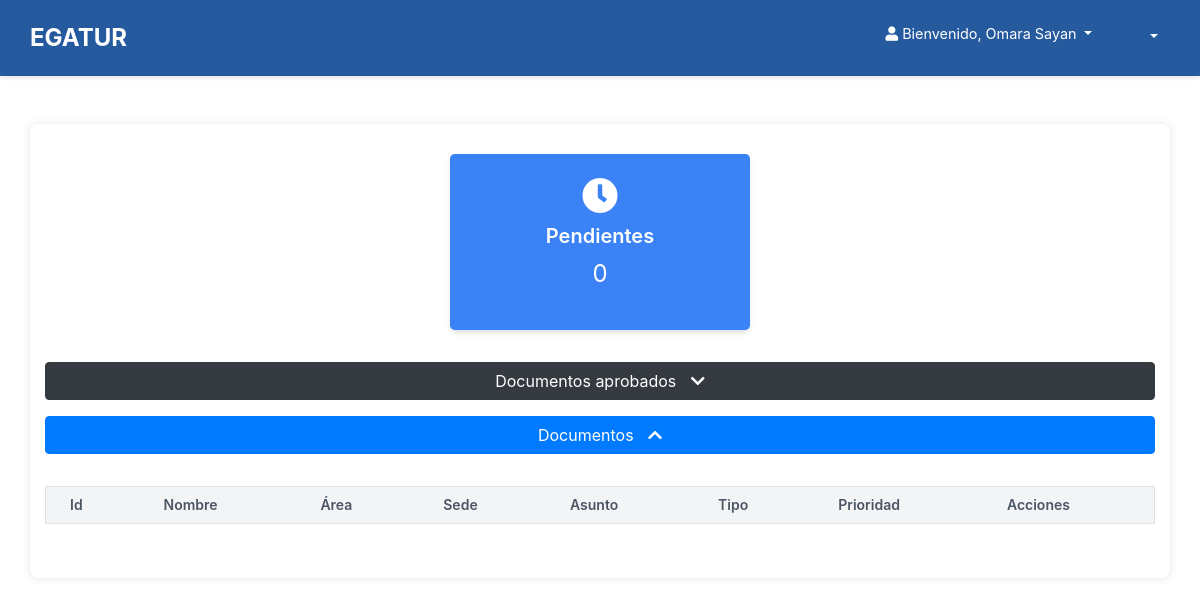
Page /gerente_home/ (signed in) on the earlier database version.
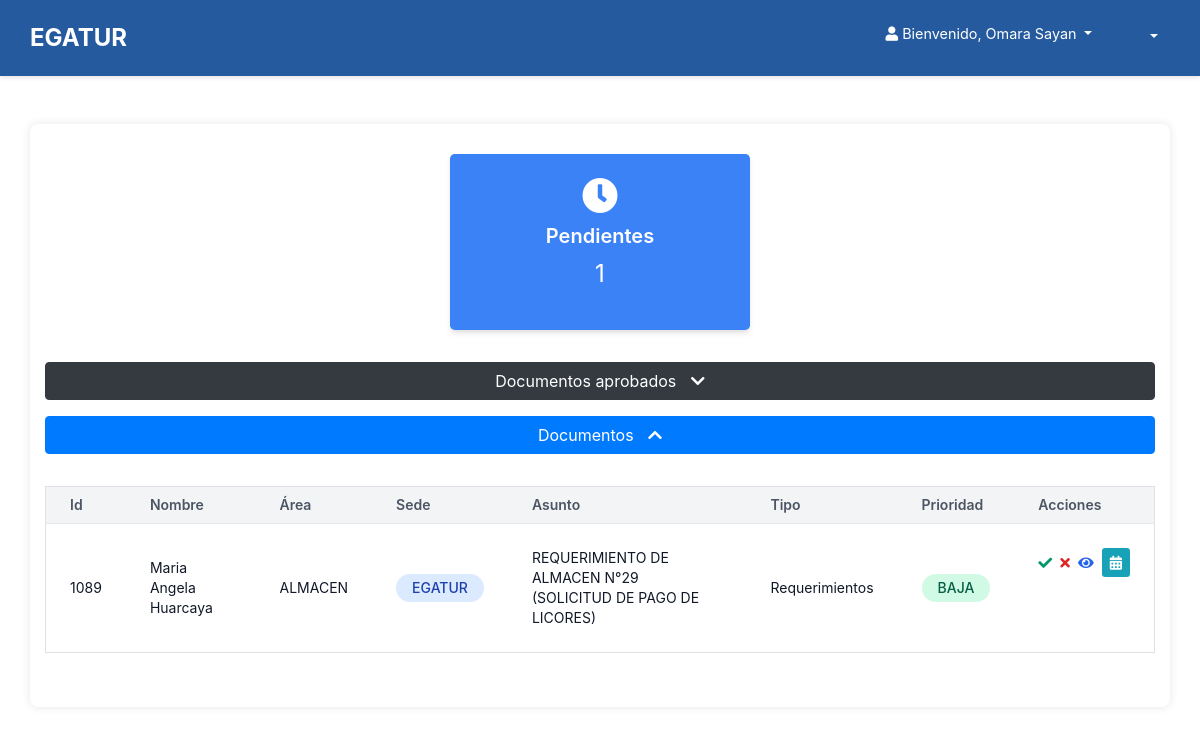
Same page on the later database version.
### myapp/models.py (models this page shows, shortened)
class Documento(models.Model):
    TIPOS_DOCUMENTO = [
        ('FUT', 'FUT'),
        ('REQ', 'Requerimientos'),
        ('REQ-PAS', 'Requerimiento-Pasaje'),
        ('INF', 'Informes')
    ]
    ESTADOS_DOCUMENTO = [
        ('PENDIENTE', 'Pendiente'),
        ('APROBADO', 'Aprobado'),
        ('DENEGADO', 'Denegado')
    ]
    usuario = models.ForeignKey(User, on_delete=models.CASCADE, related_name='documentos')
    tipo = models.CharField(max_length=10, choices=TIPOS_DOCUMENTO)
    archivo = models.FileField(upload_to='documentos/')
    archivo_firmado = models.FileField(upload_to='documentos_firmados/', null=True, blank=True)
    archivo_rendicion = models.FileField(upload_to='documentos_rendicion/', null=True, blank=True)  # Nuevo campo
    archivo_firmado_gerente = models.FileField(upload_to='documentos_firmados_gerente/', null=True, blank=True)
    fecha_emision = models.DateTimeField(auto_now_add=True)
    fecha_recepcion = models.DateTimeField(null=True, blank=True)
    fecha_rendicion = models.DateTimeField(null=True, blank=True)  # Nuevo campo
    fecha_aprobacion = models.DateTimeField(null=True, blank=True)  # Nuevo campo para la fecha de aprobación
    estado = models.CharField(max_length=9, choices=ESTADOS_DOCUMENTO, default='PENDIENTE')
    observacion = models.TextField(null=True, blank=True)
    pagado = models.BooleanField(default=False)  # Campo para indicar si el documento ha sido pagado
    visado = models.BooleanField(default=False)  # Nuevo campo para indicar si el documento ha sido visado
    visado_admin = models.BooleanField(default=False)  # Nuevo campo para indicar si el documento ha sido visado
    interno = models.BooleanField(default=False)  # si el doc es interno no se muestra en tesoreria
    prioridad = models.CharField(max_length=50, choices=PRIORIDADES_OPCIONES, default='BAJA')  # Prioridad del documento
    asunto = models.CharField(max_length=100, null=True, blank=True, default='Sin asunto')  # Nuevo campo 'asunto'
    emitido_por_jefe = models.BooleanField(default=False)  # Indica si el documento fue emitido por un jefe
    rendicion = models.BooleanField(null=True, blank=True)  # Nuevo campo

class RolesUsuario(models.Model):
    user = models.OneToOneField(User, on_delete=models.CASCADE, related_name='roles')
    rol = models.CharField(max_length=10, choices=ROLES_USUARIO, default='USUARIO')
    sede = models.CharField(max_length=6, choices=SEDE_OPCIONES, default='EGATUR')  # Nueva columna 'sede'
    area = models.CharField(max_length=50, choices=AREAS_OPCIONES, default='SISTEMAS')  # Nuevo campo 'area'
    es_jefe_area = models.BooleanField(default=False)  # Nuevo campo booleano

### myapp/views.py (the view)
# urls.py: path('gerente_home/', gerente_home, name='gerente_home'),
def gerente_home(request):
    rol_usuario = request.user.roles.rol  # Acceso directo al rol del usuario
    prioridad_map = {
        'ALTA': 3,
        'MEDIA': 2,
        'BAJA': 1
    }
    documentos_alta = Documento.objects.filter(
        estado='PENDIENTE',
        visado=True,
        visado_admin=True,
        prioridad='ALTA',
        interno=False,
    ).order_by('fecha_emision')  # Ordenar por fecha de emisión (del más antiguo al más reciente)
    documentos_media = Documento.objects.filter(
        estado='PENDIENTE',
        visado=True,
        visado_admin=True,
        prioridad='MEDIA',
        interno=False,
    ).order_by('fecha_emision')
    documentos_baja = Documento.objects.filter(
        estado='PENDIENTE',
        visado=True,
        visado_admin=True,
        prioridad='BAJA',
        interno=False,
    ).order_by('fecha_emision')
    documentos = list(documentos_alta) + list(documentos_media) + list(documentos_baja)
    tipo_filtro = request.GET.get('tipo', '')
    if tipo_filtro:
        documentos = [doc for doc in documentos if doc.tipo == tipo_filtro]
    prioridad_filtro = request.GET.get('prioridad', '')  # Cambio a GET para consistencia
    if prioridad_filtro:
        documentos = [doc for doc in documentos if doc.prioridad == prioridad_filtro]
    all_documentos = Documento.objects.all()
    documentos_aprobados = all_documentos.filter(estado='APROBADO', visado=True,visado_admin=True,interno=False).order_by('-fecha_emision')
    documentos_denegados = all_documentos.filter(estado='DENEGADO')
    count_pendientes = len(documentos)
    count_aprobados = documentos_aprobados.count()
    count_denegados = documentos_denegados.count()
    context = {
        'documentos': documentos,
        'documentos_aprobados': documentos_aprobados,
        'documentos_denegados': documentos_denegados,
        'count_pendientes': count_pendientes,
        'count_aprobados': count_aprobados,
        'count_denegados': count_denegados,
        'tipos_documento': Documento.TIPOS_DOCUMENTO,
        'estados_documento': Documento.ESTADOS_DOCUMENTO,
        'prioridad_dict': prioridad_map,
        'rol': rol_usuario
    }
    return render(request, 'gerente_home.html',context)

### myapp/templates/gerente_home.html (shortened to what this page needs)
<!DOCTYPE html>
<html lang="en">
<head>
    <link rel="stylesheet" href="https://stackpath.bootstrapcdn.com/bootstrap/4.5.2/css/bootstrap.min.css">
    <link rel="stylesheet" href="https://cdnjs.cloudflare.com/ajax/libs/font-awesome/5.15.4/css/all.min.css">
    <link rel="stylesheet" href="https://cdn.datatables.net/1.10.25/css/jquery.dataTables.min.css">
    <link rel="stylesheet" href="https://cdn.jsdelivr.net/npm/sweetalert2@11/dist/sweetalert2.min.css">
    <link href="https://cdn.jsdelivr.net/npm/tailwindcss@2.2.19/dist/tailwind.min.css" rel="stylesheet">
    <link rel="stylesheet" href="https://cdnjs.cloudflare.com/ajax/libs/font-awesome/5.15.4/css/all.min.css">
    <link rel="stylesheet" href="https://cdnjs.cloudflare.com/ajax/libs/toastr.js/latest/toastr.min.css">
    {% include 'header.html' %}
</head>
<body>
    <div class="container mt-5">
<div class="flex justify-center mb-8">
  <div class="bg-blue-500 text-white p-4 rounded-lg shadow-md flex flex-col items-center" style="width: 300px;">
    <i class="fas fa-clock text-4xl mb-2"></i>
    <h5 class="text-xl font-semibold">Pendientes</h5>
    <p class="text-2xl">{{ count_pendientes }}</p>
  </div>
</div>
        <button id="toggleButtonRevisar" class="btn btn-dark mb-3 collapse-btn">
                    Documentos aprobados <i class="fas fa-chevron-down"></i>
        </button>
        <button id="toggleButton" class="btn btn-primary mb-3 collapse-btn">
            Documentos <i class="fas fa-chevron-up"></i>
        </button>
        <div id="documentosSection" style="display: block;">
            {% include 'documentos_gerente.html' %}
        </div>
    </div>
</body>
</html>

### myapp/templates/header.html (shortened to what this page needs)
<!DOCTYPE html>
<html lang="en">
<head>
    <link rel="stylesheet" href="https://stackpath.bootstrapcdn.com/bootstrap/4.5.2/css/bootstrap.min.css">
    <link rel="stylesheet" href="https://cdnjs.cloudflare.com/ajax/libs/font-awesome/5.15.4/css/all.min.css">
</head>
<body>
<nav class="navbar navbar-expand-lg header">
    <a class="navbar-brand" href="#">EGATUR</a>
    <div class="collapse navbar-collapse" id="navbarNav">
        <ul class="navbar-nav ml-auto">
            <li class="nav-item dropdown">
                <a class="nav-link dropdown-toggle" href="#" id="userDropdown" role="button"
                   aria-haspopup="true" aria-expanded="false">
                    <i class="fas fa-user"></i>
                    <span class="d-none d-md-inline"> Bienvenido, {{ user.get_full_name }}</span>
                </a>
            </li>
<li class="nav-item dropdown no-arrow mx-1">
    <a class="nav-link dropdown-toggle" href="#" id="alertsDropdown" role="button"
       data-toggle="dropdown" aria-haspopup="true" aria-expanded="false">
       <dotlottie-player src="https://lottie.host/3669315e-4e17-4644-8bdd-cf114d2e6748/dgx5EHbqh8.lottie"
                         background="transparent" speed="1"
                         style="width: 30px; height: 30px; display: inline-block; vertical-align: middle;"
                         loop autoplay>
       </dotlottie-player>
    </a>
</li>
        </ul>
    </div>
</nav>
</body>
</html>

### myapp/templates/documentos_gerente.html (shortened to what this page needs)
<div class="overflow-x-auto mt-3">
    <table class="min-w-full bg-white divide-y divide-gray-200 border border-gray-300 rounded-lg shadow-sm" id="documentosTable">
        <thead class="bg-gray-100">
            <tr>
                <th class="px-4 py-2 text-left text-sm font-semibold text-gray-600">Id</th>
                <th class="px-4 py-2 text-left text-sm font-semibold text-gray-600">Nombre</th>
                <th class="px-4 py-2 text-left text-sm font-semibold text-gray-600">Área</th>
                <th class="px-4 py-2 text-left text-sm font-semibold text-gray-600">Sede</th>
                <th class="px-4 py-2 text-left text-sm font-semibold text-gray-600">Asunto</th>
                <th class="px-4 py-2 text-left text-sm font-semibold text-gray-600">Tipo</th>
                <th class="px-4 py-2 text-left text-sm font-semibold text-gray-600">Prioridad</th>
                <th class="px-4 py-2 text-left text-sm font-semibold text-gray-600">Acciones</th>
            </tr>
        </thead>
        <tbody class="bg-white divide-y divide-gray-200">
            {% for documento in documentos %}
            <tr class="hover:bg-gray-50">
                <td class="px-6 py-4 text-sm text-gray-900">{{ documento.id }}</td>
                <td class="px-6 py-4 text-sm text-gray-900">{{ documento.usuario.first_name }}</td>
                <td class="px-6 py-4 text-sm text-gray-900">{{ documento.usuario.roles.area }}</td>
                <td class="px-6 py-4 text-sm text-gray-900">
                    {% if documento.usuario.roles.sede == 'EGATUR' %}
                        <span class="inline-block px-3 py-1 text-sm font-medium bg-blue-100 text-blue-800 rounded-full">EGATUR</span>
                    {% elif documento.usuario.roles.sede == 'FOCUS' %}
                        <span class="inline-block px-3 py-1 text-sm font-medium bg-red-300 text-red-800 rounded-full">FOCUS</span>
                    {% endif %}
                </td>
                <td class="px-6 py-4 text-sm text-gray-900">{{ documento.asunto }}</td>
                <td class="px-6 py-4 text-sm text-gray-900">{{ documento.get_tipo_display }}</td>
                <td class="px-6 py-4 text-sm">
                    {% if documento.prioridad == 'ALTA' %}
                        <span class="inline-block px-3 py-1 text-sm font-medium bg-red-300 text-yellow-800 rounded-full">ALTA</span>
                    {% elif documento.prioridad == 'MEDIA' %}
                        <span class="inline-block px-3 py-1 text-sm font-medium bg-yellow-100 text-orange-800 rounded-full">MEDIA</span>
                    {% else %}
                        <span class="inline-block px-3 py-1 text-sm font-medium bg-green-100 text-green-800 rounded-full">BAJA</span>
                    {% endif %}
                </td>
                <td class="px-6 py-4 text-sm text-gray-500 flex items-center space-x-2">
                    <i class="fas fa-check text-green-600 hover:text-green-800 cursor-pointer action-approve" title="Aprobar" data-documento-id="{{ documento.id }}"></i>
                    <i class="fas fa-times text-red-600 hover:text-red-800 cursor-pointer action-reject"
                       title="Rechazar"
                       data-toggle="modal"
                       data-target="#rechazarModal{{ documento.id }}"
                       data-documento-id="{{ documento.id }}">
                    </i>
                    <a href="{{ documento.archivo.url }}" class="text-blue-600 hover:text-blue-800" title="Ver Archivo" target="_blank">
                        <i class="fas fa-eye"></i>
                    </a>
                    <button class="btn btn-info btn-sm text-white shadow-none border-0" title="Ver Fechas"
                                    onclick="mostrarFechas('{{ documento.fecha_recepcion }}', '{{ documento.fecha_emision }}')">
                                <i class="fas fa-calendar-alt"></i>
                    </button>
                </td>
            </tr>
            {% endfor %}
        </tbody>
    </table>
</div>

### myapp/templates/gerente_home.html (style rules this page uses)
body { background-color: #255A9E; color: white; font-family: 'Roboto', sans-serif; }
.container { background-color: white; color: #255A9E; padding: 30px; border-radius: 8px; box-shadow: 0 0 10px rgba(0, 0, 0, 0.1); max-width: 1000px; margin: auto; }
.collapse-btn { display: flex; align-items: center; width: 100%; }
.collapse-btn .fas { margin-left: 10px; transition: transform 0.3s; }

### myapp/templates/header.html (style rules this page uses)
.header { background-color: #255A9E; color: white; padding: 15px 30px; box-shadow: 0 2px 4px rgba(0, 0, 0, 0.1); }
.header .navbar-brand { color: white; font-size: 1.5rem; font-weight: bold; }
.header .nav-link { color: white; font-size: 0.9rem; }

Differences in the rows shown:
added Documento: id "1089", usuario.first_name "Maria Angela Huarcaya", usuario.roles.area "ALMACEN", shows "EGATUR", asunto "REQUERIMIENTO DE ALMACEN N°29 (SOLICITUD DE PAGO DE LICORES)", tipo "Requerimientos", prioridad "BAJA"
Other differences:
{{ count_pendientes }}: "0" → "1"
